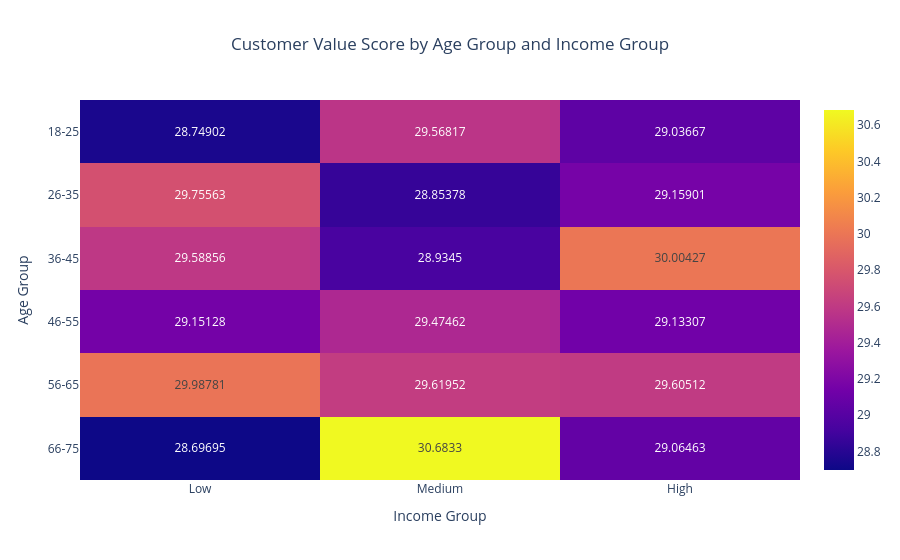

Notebook code for this chart:
### Markdown cell above
#### (iv) Customer Value Score by Age Group and Income Group

*Visualization Type:* Heatmap

*Purpose:* To identify high-value customer segments.

*Key Question Answered:*
Who are the most valuable customers?

*Insights:* Customer Value Scores are uniformly stable (~28–30) across all demographic combinations. Mostly Seniors (66-75) with middle incomes and middle aged (36-45) with high incomes.

### Code cell
customer_value = df.pivot_table(
    values='Customer Value Score',
    index='Age Group',
    columns='Income Group',
    aggfunc='mean'
)

fig = px.imshow(
    customer_value,
    text_auto=True,
    aspect='auto',
    title='Customer Value Score by Age Group and Income Group'
)

fig.update_layout(title_x=0.5)
fig.show()

### Figure 1 — Plotly figure (JSON) as saved in the notebook; plotly's stock layout.template omitted (floating-point values rounded to 4 significant figures)
{"data": [{"coloraxis": "coloraxis", "hovertemplate": "Income Group: %{x}<br>Age Group: %{y}<br>color: %{z}<extra></extra>", "name": "0", "texttemplate": "%{z}", "type": "heatmap", "x": ["Low", "Medium", "High"], "xaxis": "x", "y": ["18-25", "26-35", "36-45", "46-55", "56-65", "66-75"], "yaxis": "y", "z": [[28.75, 29.57, 29.04], [29.76, 28.85, 29.16], [29.59, 28.93, 30.0], [29.15, 29.47, 29.13], [29.99, 29.62, 29.61], [28.7, 30.68, 29.06]]}], "layout": {"coloraxis": {"colorscale": [[0, "#0d0887"], [0.1111, "#46039f"], [0.2222, "#7201a8"], [0.3333, "#9c179e"], [0.4444, "#bd3786"], [0.5556, "#d8576b"], [0.6667, "#ed7953"], [0.7778, "#fb9f3a"], [0.8889, "#fdca26"], [1, "#f0f921"]]}, "title": {"text": "Customer Value Score by Age Group and Income Group", "x": 0.5}, "xaxis": {"anchor": "y", "domain": [0, 1], "title": {"text": "Income Group"}}, "yaxis": {"anchor": "x", "autorange": "reversed", "domain": [0, 1], "title": {"text": "Age Group"}}}}
